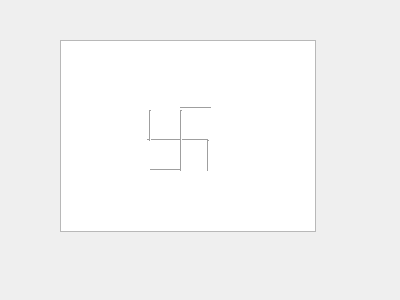
<?xml version="1.0" encoding="UTF-8"?>
<ui version="4.0">
 <class>editorTab</class>
 <widget class="QWidget" name="editorTab">
  <property name="geometry">
   <rect>
    <x>0</x>
    <y>0</y>
    <width>400</width>
    <height>300</height>
   </rect>
  </property>
  <property name="windowTitle">
   <string>Form</string>
  </property>
  <widget class="QGraphicsView" name="graphicsView">
   <property name="geometry">
    <rect>
     <x>60</x>
     <y>40</y>
     <width>256</width>
     <height>192</height>
    </rect>
   </property>
  </widget>
  <widget class="Line" name="line">
   <property name="geometry">
    <rect>
     <x>147</x>
     <y>130</y>
     <width>61</width>
     <height>20</height>
    </rect>
   </property>
   <property name="orientation">
    <enum>Qt::Horizontal</enum>
   </property>
  </widget>
  <widget class="Line" name="line_2">
   <property name="geometry">
    <rect>
     <x>180</x>
     <y>110</y>
     <width>3</width>
     <height>61</height>
    </rect>
   </property>
   <property name="orientation">
    <enum>Qt::Vertical</enum>
   </property>
  </widget>
  <widget class="Line" name="line_3">
   <property name="geometry">
    <rect>
     <x>180</x>
     <y>100</y>
     <width>31</width>
     <height>16</height>
    </rect>
   </property>
   <property name="orientation">
    <enum>Qt::Horizontal</enum>
   </property>
  </widget>
  <widget class="Line" name="line_4">
   <property name="geometry">
    <rect>
     <x>150</x>
     <y>160</y>
     <width>31</width>
     <height>20</height>
    </rect>
   </property>
   <property name="orientation">
    <enum>Qt::Horizontal</enum>
   </property>
  </widget>
  <widget class="Line" name="line_5">
   <property name="geometry">
    <rect>
     <x>140</x>
     <y>110</y>
     <width>20</width>
     <height>31</height>
    </rect>
   </property>
   <property name="orientation">
    <enum>Qt::Vertical</enum>
   </property>
  </widget>
  <widget class="Line" name="line_6">
   <property name="geometry">
    <rect>
     <x>200</x>
     <y>140</y>
     <width>16</width>
     <height>31</height>
    </rect>
   </property>
   <property name="orientation">
    <enum>Qt::Vertical</enum>
   </property>
  </widget>
 </widget>
 <resources/>
 <connections/>
</ui>
